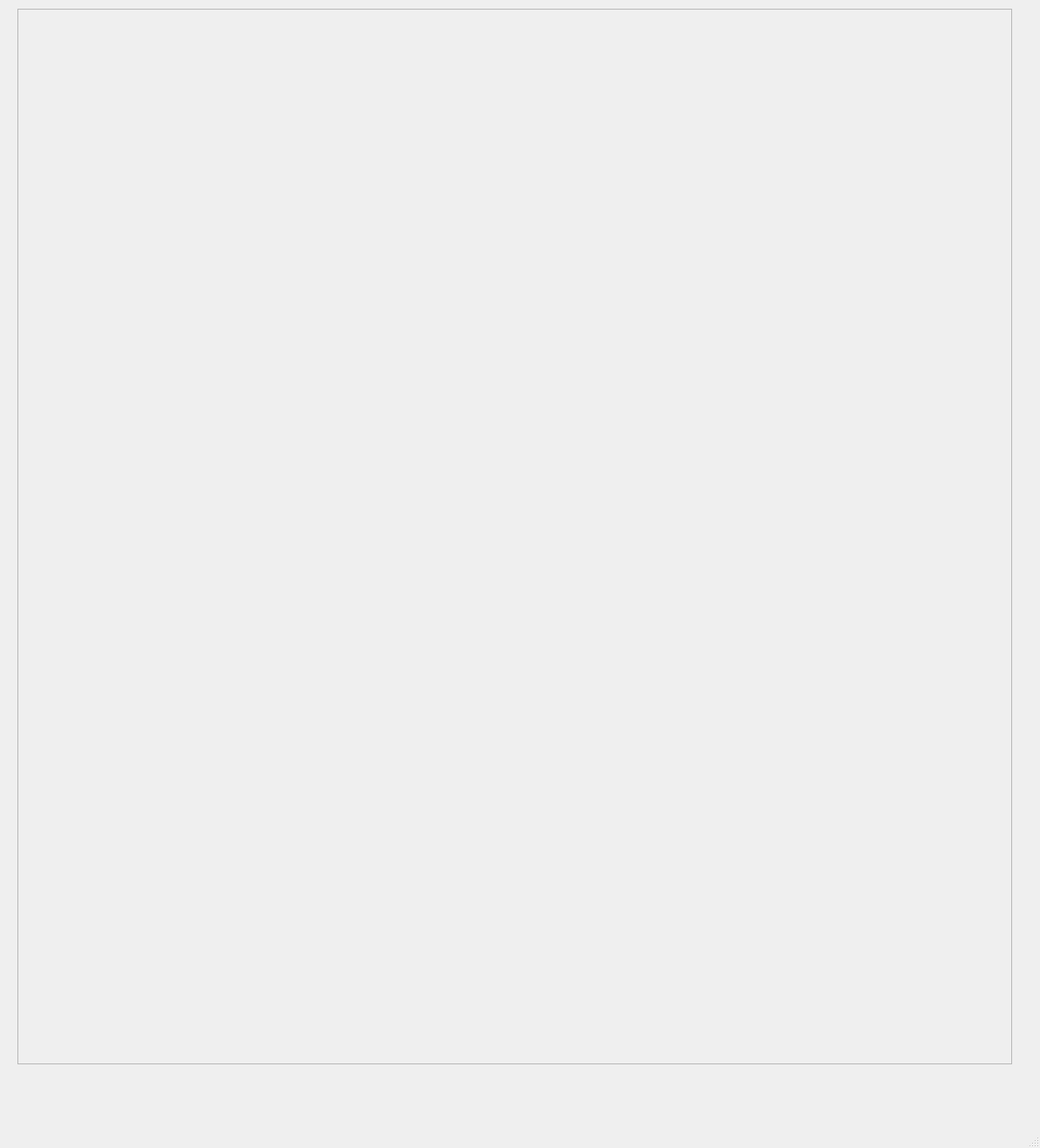
<?xml version="1.0" encoding="UTF-8"?>
<ui version="4.0">
 <class>MainWindow</class>
 <widget class="QMainWindow" name="MainWindow">
  <property name="geometry">
   <rect>
    <x>0</x>
    <y>0</y>
    <width>1193</width>
    <height>1317</height>
   </rect>
  </property>
  <property name="windowTitle">
   <string>MainWindow</string>
  </property>
  <widget class="QWidget" name="centralwidget">
   <widget class="QScrollArea" name="scrollArea">
    <property name="geometry">
     <rect>
      <x>20</x>
      <y>10</y>
      <width>1141</width>
      <height>1211</height>
     </rect>
    </property>
    <property name="widgetResizable">
     <bool>true</bool>
    </property>
    <widget class="QWidget" name="scrollAreaWidgetContents_2">
     <property name="geometry">
      <rect>
       <x>0</x>
       <y>0</y>
       <width>1139</width>
       <height>1209</height>
      </rect>
     </property>
     <widget class="QLabel" name="label_fundo_verde_branco">
      <property name="geometry">
       <rect>
        <x>6</x>
        <y>529</y>
        <width>1121</width>
        <height>631</height>
       </rect>
      </property>
      <property name="text">
       <string/>
      </property>
      <property name="pixmap">
       <pixmap>../../Downloads/dicas (2).png</pixmap>
      </property>
      <property name="scaledContents">
       <bool>true</bool>
      </property>
     </widget>
    </widget>
   </widget>
  </widget>
  <widget class="QMenuBar" name="menubar">
   <property name="geometry">
    <rect>
     <x>0</x>
     <y>0</y>
     <width>1193</width>
     <height>21</height>
    </rect>
   </property>
  </widget>
  <widget class="QStatusBar" name="statusbar"/>
 </widget>
 <resources/>
 <connections/>
</ui>
